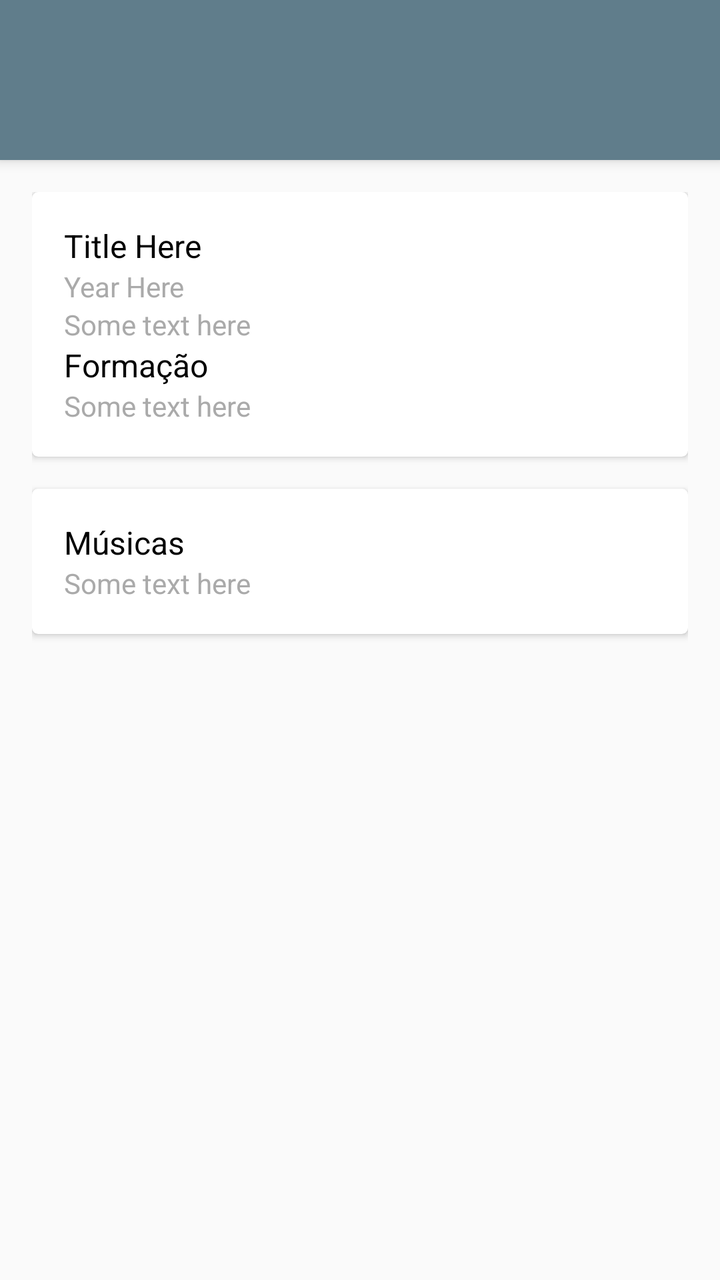
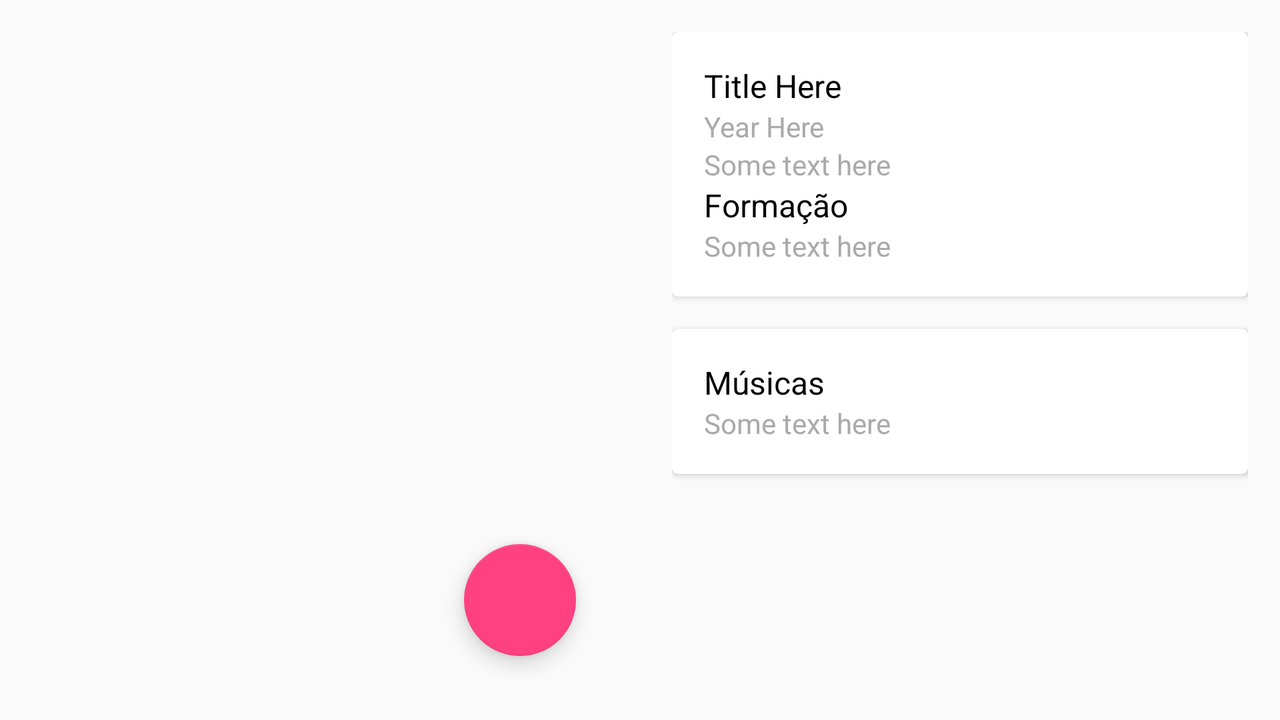

Two renders of one Android screen. The first uses the default layout on a phone; the second uses the alternative layout the repository ships for a different screen configuration, on a matching device. The two XML files are below.
<!-- AndroidManifest.xml: activity theme AppTheme.Translucent -->
<!-- res/layout/activity_details.xml -->
<?xml version="1.0" encoding="utf-8"?>
<android.support.design.widget.CoordinatorLayout
    xmlns:android="http://schemas.android.com/apk/res/android"
    xmlns:app="http://schemas.android.com/apk/res-auto"
    xmlns:tools="http://schemas.android.com/tools"
    android:id="@+id/coordinator"
    android:layout_width="match_parent"
    android:layout_height="match_parent"
    android:fitsSystemWindows="true"
    tools:context="br.com.luizgadao.materialdesign.DetailsActivity">

    <android.support.v4.widget.NestedScrollView
        android:layout_width="match_parent"
        android:layout_height="match_parent"
        android:clipToPadding="false"
        android:scrollbars="vertical"
        app:layout_behavior="@string/appbar_scrolling_view_behavior">

        <include layout="@layout/content" />

    </android.support.v4.widget.NestedScrollView>

    <android.support.design.widget.AppBarLayout
        android:id="@+id/appBar"
        android:layout_width="match_parent"
        android:layout_height="wrap_content"
        app:elevation="4dp">

        <android.support.design.widget.CollapsingToolbarLayout
            android:id="@+id/collapseToolbar"
            android:layout_width="match_parent"
            android:layout_height="match_parent"
            app:contentScrim="?attr/colorPrimary"
            app:layout_scrollFlags="scroll|exitUntilCollapsed">

            <ImageView
                android:id="@+id/imgDisk"
                android:layout_width="match_parent"
                android:layout_height="match_parent"
                android:scaleType="centerCrop"
                tools:src="@mipmap/ic_launcher"
                app:layout_collapseMode="parallax"
                app:layout_collapseParallaxMultiplier="0.7" />

            <android.support.v7.widget.Toolbar
                android:id="@+id/toolbar"
                android:layout_width="match_parent"
                android:layout_height="@dimen/tollbar_height_translucent"
                android:paddingTop="@dimen/tollbar_padding_translucent"
                app:layout_collapseMode="pin" />
        </android.support.design.widget.CollapsingToolbarLayout>

    </android.support.design.widget.AppBarLayout>

    <android.support.design.widget.FloatingActionButton
        android:id="@+id/fab"
        android:layout_width="wrap_content"
        android:layout_height="wrap_content"
        android:layout_margin="16dp"
        app:elevation="6dp"
        app:fabSize="normal"
        app:layout_anchor="@+id/appBar"
        app:layout_anchorGravity="bottom|right|end" />

</android.support.design.widget.CoordinatorLayout>
<!-- res/layout/content.xml (included above) -->
<LinearLayout
    xmlns:android="http://schemas.android.com/apk/res/android"
    xmlns:cardview="http://schemas.android.com/apk/res-auto"
    xmlns:tools="http://schemas.android.com/tools"
    android:layout_width="match_parent"
    android:layout_height="wrap_content"
    android:orientation="vertical"
    android:padding="16dp">
    <android.support.v7.widget.CardView
        android:layout_width="match_parent"
        android:layout_height="match_parent"
        cardview:cardBackgroundColor="@android:color/white"
        cardview:cardCornerRadius="3dp"
        cardview:cardElevation="2dp">
        <LinearLayout
            android:layout_width="match_parent"
            android:layout_height="wrap_content"
            android:orientation="vertical"
            android:padding="16dp">
            <TextView
                android:id="@+id/txtTitulo"
                style="@style/Title"
                tools:text="Title Here"
                android:layout_width="match_parent"
                android:layout_height="wrap_content" />
            <TextView
                android:id="@+id/txtAno"
                style="@style/TextCommon"
                tools:text="Year Here"
                android:layout_width="match_parent"
                android:layout_height="wrap_content" />
            <TextView
                android:id="@+id/txtGravadora"
                style="@style/TextCommon"
                tools:text="Some text here"
                android:layout_width="match_parent"
                android:layout_height="wrap_content" />
            <TextView
                style="@style/Title"
                android:layout_width="match_parent"
                android:layout_height="wrap_content"
                android:text="@string/formation" />
            <TextView
                android:id="@+id/txtFormacao"
                style="@style/TextCommon"
                tools:text="Some text here"
                android:layout_width="match_parent"
                android:layout_height="wrap_content" />
        </LinearLayout>
    </android.support.v7.widget.CardView>
    <android.support.v7.widget.CardView
        android:layout_width="match_parent"
        android:layout_height="match_parent"
        android:layout_marginTop="16dp"
        android:layout_marginBottom="16dp"
        android:padding="16dp"
        cardview:cardBackgroundColor="@android:color/white"
        cardview:cardCornerRadius="3dp"
        cardview:cardElevation="2dp">
        <LinearLayout
            android:layout_width="match_parent"
            android:layout_height="wrap_content"
            android:orientation="vertical"
            android:padding="16dp">
            <TextView
                style="@style/Title"
                android:layout_width="match_parent"
                android:layout_height="wrap_content"
                android:text="@string/musics" />
            <TextView
                android:id="@+id/txtMusicas"
                style="@style/TextCommon"
                android:layout_width="match_parent"
                android:layout_height="wrap_content"
                tools:text="Some text here"/>
        </LinearLayout>
    </android.support.v7.widget.CardView>
</LinearLayout>
<!-- resources referenced by this layout -->
<resources>
  <!-- from res/values-v21/ -->
  <dimen name="tollbar_height_translucent">80dp</dimen>
  <!-- from res/values-v21/ -->
  <dimen name="tollbar_padding_translucent">24dp</dimen>
  <string name="formation">Formação</string>
  <string name="musics">Músicas</string>
  <style name="TextCommon">
          <item name="android:textSize">14sp</item>
          <item name="android:textColor">@android:color/darker_gray</item>
      </style>
  <style name="Title">
          <item name="android:textSize">16sp</item>
          <item name="android:textColor">@android:color/black</item>
      </style>
  <!-- from res/values-v21/ -->
  <style name="AppTheme.Translucent" parent="AppTheme">
          <item name="android:fitsSystemWindows">true</item>
          <item name="android:windowTranslucentStatus">true</item>
      </style>
  <!-- from res/values-v21/ -->
  <style name="AppTheme" parent="AppTheme.Base">
          <item name="android:windowContentTransitions">true</item>
          
          
          <item name="android:windowSharedElementEnterTransition">@android:transition/move</item>
          <item name="android:windowSharedElementExitTransition">@android:transition/move</item>
          <item name="android:colorControlHighlight">@color/colorAccent</item>
          <item name="android:navigationBarColor">@color/colorPrimary</item>
      </style>
  <style name="AppTheme.Base" parent="Theme.AppCompat.Light.NoActionBar">
          
          <item name="android:textColorPrimary">@color/colorPrimaryText</item>
          <item name="colorPrimary">@color/colorPrimary</item>
          <item name="colorPrimaryDark">@color/colorPrimaryDark</item>
          <item name="colorAccent">@color/colorAccent</item>
  
      </style>
  <color name="colorAccent">#FF4081</color>
  <color name="colorPrimary">#607d8b</color>
  <color name="colorPrimaryText">#eceff1</color>
  <color name="colorPrimaryDark">#455a64</color>
</resources>
<!-- res/layout-land/activity_details.xml (the repository's variant of the layout above) -->
<!-- drawn on the phone turned sideways -->
<android.support.design.widget.CoordinatorLayout
    xmlns:android="http://schemas.android.com/apk/res/android"
    xmlns:app="http://schemas.android.com/apk/res-auto"
    xmlns:tools="http://schemas.android.com/tools"
    android:id="@+id/coordinator"
    android:layout_width="match_parent"
    android:layout_height="match_parent">
    <LinearLayout
        android:layout_width="match_parent"
        android:layout_height="match_parent"
        android:orientation="horizontal">
        <FrameLayout
            android:layout_width="0dp"
            android:layout_height="match_parent"
            android:layout_weight="1"
            android:orientation="vertical"
            android:padding="16dp">
            <ImageView
                android:id="@+id/imgDisk"
                android:layout_width="match_parent"
                android:layout_height="match_parent"
                android:layout_gravity="center"
                android:scaleType="fitStart"
                tools:src="@mipmap/ic_launcher"/>
            <android.support.v7.widget.Toolbar
                android:id="@+id/toolbar"
                android:layout_width="match_parent"
                android:layout_height="?android:attr/actionBarSize"/>
            <android.support.design.widget.FloatingActionButton
                android:id="@+id/fab"
                android:layout_width="wrap_content"
                android:layout_height="wrap_content"
                android:layout_gravity="right|bottom"
                android:layout_margin="16dp"
                app:backgroundTint="@color/colorAccent"
                app:fabSize="normal"
                app:layout_anchor="@+id/imgCapa" />
        </FrameLayout>
        <android.support.v4.widget.NestedScrollView
            android:layout_width="0dp"
            android:layout_height="match_parent"
            android:layout_weight="1"
            android:clipToPadding="false"
            android:scrollbars="vertical">
            <include layout="@layout/content" />
        </android.support.v4.widget.NestedScrollView>
    </LinearLayout>
</android.support.design.widget.CoordinatorLayout>
<!-- resources referenced by the variant -->
<!-- as the phone turned sideways resolves them -->
<resources>
  <color name="colorAccent">#FF4081</color>
  <string name="formation">Formação</string>
  <string name="musics">Músicas</string>
  <style name="TextCommon">
          <item name="android:textSize">14sp</item>
          <item name="android:textColor">@android:color/darker_gray</item>
      </style>
  <style name="Title">
          <item name="android:textSize">16sp</item>
          <item name="android:textColor">@android:color/black</item>
      </style>
  <!-- from res/values-v21/ -->
  <style name="AppTheme.Translucent" parent="AppTheme">
          <item name="android:fitsSystemWindows">true</item>
          <item name="android:windowTranslucentStatus">true</item>
      </style>
  <!-- from res/values-v21/ -->
  <style name="AppTheme" parent="AppTheme.Base">
          <item name="android:windowContentTransitions">true</item>
          
          
          <item name="android:windowSharedElementEnterTransition">@android:transition/move</item>
          <item name="android:windowSharedElementExitTransition">@android:transition/move</item>
          <item name="android:colorControlHighlight">@color/colorAccent</item>
          <item name="android:navigationBarColor">@color/colorPrimary</item>
      </style>
  <style name="AppTheme.Base" parent="Theme.AppCompat.Light.NoActionBar">
          
          <item name="android:textColorPrimary">@color/colorPrimaryText</item>
          <item name="colorPrimary">@color/colorPrimary</item>
          <item name="colorPrimaryDark">@color/colorPrimaryDark</item>
          <item name="colorAccent">@color/colorAccent</item>
  
      </style>
  <color name="colorPrimary">#607d8b</color>
  <color name="colorPrimaryText">#eceff1</color>
  <color name="colorPrimaryDark">#455a64</color>
</resources>
